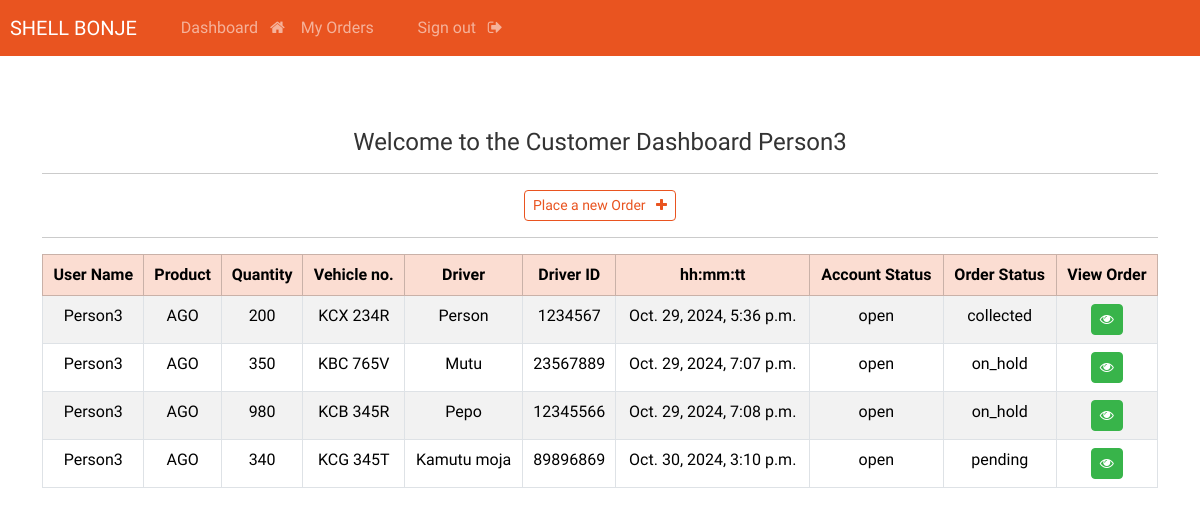
The app's page /customer/dashboard/ (signed in) with its own data.
### orders/models.py (models this page shows, shortened)
class Order(models.Model):
    PRODUCT_CHOICES = [
        ('AGO', 'AGO'),
        ('UX','UX'),
        ('LUBRICANTS','LUBRICANTS'),
    ]
    STATUS_CHOICES = [
        ('open', 'Open'),
        ('closed', 'Closed'),
    ]
    ORDER_STATUS_CHOICES = [
        ('pending', 'Pending'),
        ('collected', 'Collected'),
        ('on hold', 'On Hold'),
    ]
    user = models.ForeignKey(User, on_delete=models.CASCADE)
    product_name = models.CharField(
        max_length=100,
        choices=PRODUCT_CHOICES,
        default='AGO'
    )
    quantity = models.PositiveIntegerField()
    created_at = models.DateTimeField(auto_now_add=True)
    vehicle_number = models.CharField(
        max_length=20,
        help_text="Enter vehicle number (letter and numbers allowed)"
    )
    driver_name = models.CharField(
        max_length=100,
        blank=True, # This field is optional
        help_text="Enter driver's name (optional)"
    )
    driver_id_number = models.CharField(
        max_length=50,
        blank=True, # This field is optional
        help_text="Enter driver's ID number or Telephone (optional)"
    )
    account_status = models.CharField(
        max_length=20,
        choices=STATUS_CHOICES,
        default='open'
    )
    order_status = models.CharField(
        max_length=20,
        choices=ORDER_STATUS_CHOICES,
        default='pending'
    )

### orders/views.py (the view)
# urls.py: path('customer/dashboard/', views.customer_dashboard, name="customer_dashboard"),
@login_required
def customer_dashboard(request):
    my_orders = Order.objects.filter(user=request.user)
    context = {'orders': my_orders}
    return render(request, 'customer/dashboard.html', context)

### orders/templates/customer/dashboard.html
{% extends 'main/base.html' %}
{% block content %}
    <body>
        <br>
        <br>
        <div class="text-center">
            <h4>Welcome to the Customer Dashboard {{user}}</h4>
            <hr>
            <a class="btn btn-outline-primary btn-sm" href="{% url 'create_record' %}">
                Place a new Order &nbsp; <i class="fa fa-plus" aria-hidden="true"></i>
            </a>
            <hr>
            <table class="table table-striped table-hover table-bordered">
                <thead class="table-primary">
                    <tr>
                        <th scope="col">User Name</th>
                        <th scope="col">Product</th>
                        <th scope="col">Quantity</th>
                        <th scope="col">Vehicle no.</th>
                        <th scope="col">Driver</th>
                        <th scope="col">Driver ID</th>
                        <th scope="col">hh:mm:tt</th>
                        <th scope="col">Account Status</th>
                        <th scope="col">Order Status</th>
                        <th scope="col">View Order</th>
                    </tr>
                </thead>
                <tbody>
                {% if orders.exists %}
                    {% for order in orders %}
                        <tr>
                            <td>{{ order.user }}</td>
                            <td>{{ order.product_name }}</td>
                            <td>{{ order.quantity }}</td>
                            <td>{{ order.vehicle_number }}</td>
                            <td>{{ order.driver_name }}</td>
                            <td>{{ order.driver_id_number }}</td>
                            <td>{{ order.created_at }}</td>
                            <td>{{ order.account_status }}</td>
                            <td>{{ order.order_status }}</td>
                            <td> <a class="btn btn-success btn-sm" href={% url 'record' order.id %}><i class="fa fa-eye" aria-hidden="true"></i></a></td>
                        </tr>
                    {% endfor %}
                {% else %}
                    <tr>
                        <td colspan="7">No orders placed.</td>
                    </tr>
                {% endif %}
                </tbody>
            </table>
            <br>
        </div>
    </body>
{% endblock %}

### orders/templates/main/base.html (shortened to what this page needs)
{% load static %}
<!DOCTYPE html>
<html lang="en">
    <head>
        <link rel="stylesheet" type="text/css" href="https://bootswatch.com/5/united/bootstrap.min.css">
        <link rel="stylesheet" type="text/css" href="{% static 'css/styles.css' %}">
        <link rel="stylesheet" href="https://cdnjs.cloudflare.com/ajax/libs/font-awesome/4.7.0/css/font-awesome.min.css">
    </head>
    <body>
        {% include 'main/navbar.html' %}
        <div class="container">
            <br>
            {% block content %}
            {% endblock %}
        </div>
    </body>
</html>

### orders/templates/main/navbar.html (shortened to what this page needs)
<nav class="navbar navbar-expand-lg navbar-dark bg-primary justify-content-center">
    <a class="navbar-brand main-heading" href="{% url '' %}">
        &nbsp; SHELL BONJE
    </a>
    <div class="collapse navbar-collapse text-center" id="navbarNavDropdown">
        <ul class="navbar-nav mr-auto">
        {% if user.is_authenticated %}
          {% if user.userprofile.user_type == 'manager' %}
            <li class="nav-item">
              <a class="nav-link" href="{% url 'manager_dashboard' %}">Dashboard &nbsp; <i class="fa fa-home" aria-hidden="true"></i> </a>
            </li>
            <li class="nav-item dropdown">
              <a class="nav-link dropdown-toggle" href="#" id="customerCenterDropdown" role="button" data-toggle="dropdown" aria-haspopup="true" aria-expanded="false">
                Customer Center &nbsp; <i class="fa fa-users" aria-hidden="true"></i>
              </a>
              <div class="dropdown-menu" aria-labelledby="customerCenterDropdown">
                <a class="dropdown-item" href="{% url 'approve_users' %}"> Approve Users </a>
                <a class="dropdown-item" href="{% url 'approved_users' %}"> Approved Users </a>
                <a class="dropdown-item" href="{% url 'cancelled_approvals' %}">Cancelled Approvals</a>
              </div>
            </li>
          {% elif user.userprofile.user_type == 'customer' %}
            <li class="nav-item">
              <a class="nav-link" href="{% url 'customer_dashboard' %}">Dashboard &nbsp; <i class="fa fa-home" aria-hidden="true"></i> </a>
            </li>
            <li class="nav-item">
              <a class="nav-link" href="{% url '' %}">My Orders &nbsp; </a>
            </li>
          {% endif %}
        {% endif %}
      </ul>
      <ul class="navbar-nav">
        {% if user.is_authenticated %}
            <li class="nav-item">
              <a class="nav-link" href="{% url 'user-logout' %}">Sign out &nbsp; <i class="fa fa-sign-out" aria-hidden="true"></i> </a>
            </li>
        {% endif %}
      </ul>
    </div>
  </nav>

### records on screen
Order: user "Person3", product_name "AGO", quantity "200", vehicle_number "KCX 234R", driver_name "Person", driver_id_number "1234567", created_at "Oct. 29, 2024, 5:36 p.m.", account_status "open", order_status "collected"
Order: user "Person3", product_name "AGO", quantity "350", vehicle_number "KBC 765V", driver_name "Mutu", driver_id_number "23567889", created_at "Oct. 29, 2024, 7:07 p.m.", account_status "open", order_status "on_hold"
Order: user "Person3", product_name "AGO", quantity "980", vehicle_number "KCB 345R", driver_name "Pepo", driver_id_number "12345566", created_at "Oct. 29, 2024, 7:08 p.m.", account_status "open", order_status "on_hold"
Order: user "Person3", product_name "AGO", quantity "340", vehicle_number "KCG 345T", driver_name "Kamutu moja", driver_id_number "89896869", created_at "Oct. 30, 2024, 3:10 p.m.", account_status "open", order_status "pending"

### other values on screen
{{ user }} "Person3"
